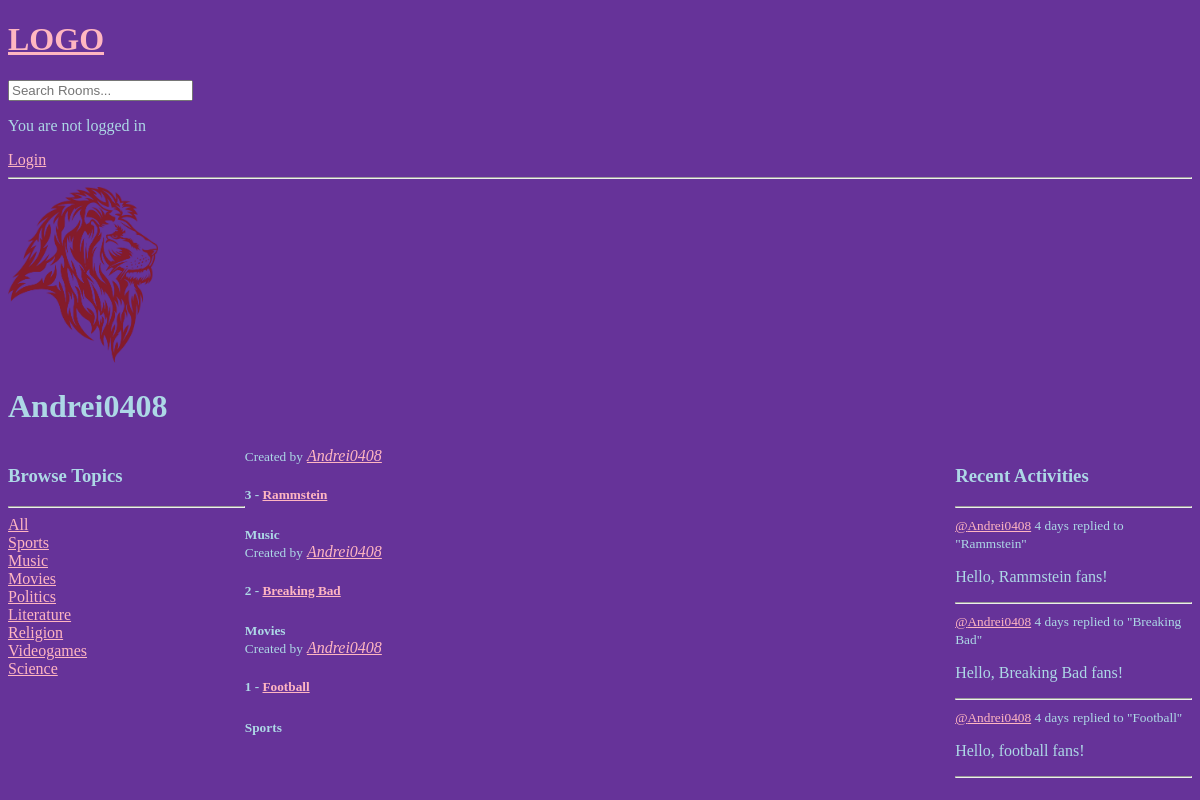
Page /profile/1/ on the earlier database version.
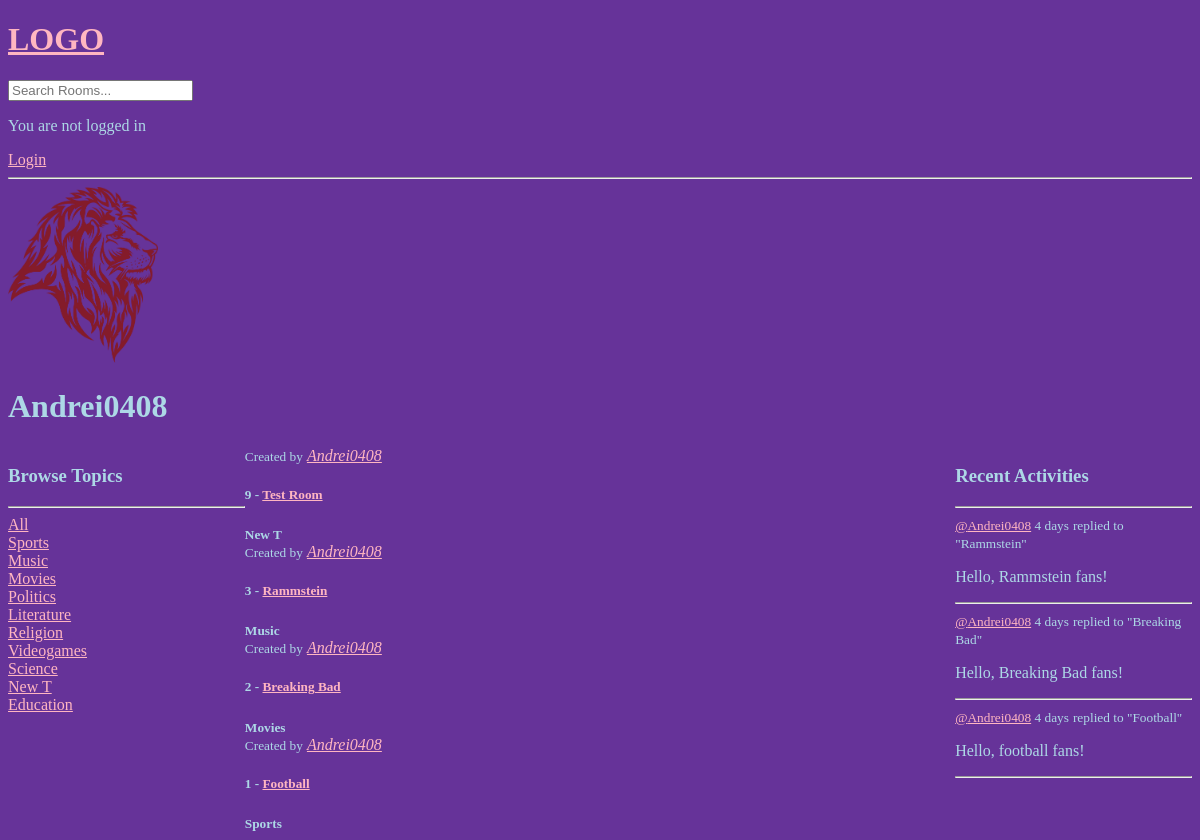
Same page on the later database version.
### base/models.py (models this page shows, shortened)
class Topic(models.Model):
    name = models.CharField(max_length=200)

class Room(models.Model):
    host = models.ForeignKey(User, on_delete=models.SET_NULL, null=True)
    topic = models.ForeignKey(Topic, on_delete=models.SET_NULL, null=True)
    name = models.CharField(max_length=200)
    description = models.TextField(null=True, blank=True)
    participants = models.ManyToManyField(User, related_name='participants', blank=True) # the users currently active in the room
    updated = models.DateTimeField(auto_now=True)
    created = models.DateTimeField(auto_now_add=True)
    class Meta:
        ordering = ['-updated', '-created'] # newest updated item should come first
    def __str__(self):
        return str(self.name)

class Message(models.Model):
    user = models.ForeignKey(User, on_delete=models.CASCADE) # on delete -> CASCADE = delete all children
    room = models.ForeignKey(Room, on_delete=models.CASCADE)
    body = models.TextField()
    updated = models.DateTimeField(auto_now=True)
    created = models.DateTimeField(auto_now_add=True)
    class Meta:
        ordering = ['-updated', '-created'] # newest updated item should come first
    def __str__(self):
        return self.body[0:50]

### base/views.py (the view)
# urls.py: path('profile/<str:pk>/', views.userProfile, name="user-profile"),
def userProfile(request, pk):
    user = User.objects.get(id=pk)
    rooms = user.room_set.all()
    room_messages = user.message_set.all()
    topics = Topic.objects.all()
    context = {'user': user, 'rooms': rooms, 'room_messages': room_messages, 'topics': topics}
    return render(request, 'base/profile.html', context)

### base/templates/base/profile.html (shortened to what this page needs)
{% extends 'main.html' %}
{% block content %}
<h1>
    {{user.username}}
</h1>
<div class="profile-container">
    <div>
        {% include 'base/topics_component.html' %}
    </div>
    <div>
        {% include 'base/feed_component.html' %}
    </div>
    <div>
        {% include 'base/activity_component.html' %}
    </div>
</div>
{% endblock content %}

### base/templates/base/topics_component.html (shortened to what this page needs)
<h3>Browse Topics</h3>
        <hr>
        <div>
            <a href="{% url 'home' %}">All</a>
        </div>
        {% for topic in topics %}
            <div>
                <a href="{% url 'home' %}?q={{topic.name}}">{{topic.name}}</a>
            </div>
        {% endfor %}

### base/templates/base/feed_component.html (shortened to what this page needs)
<div>
    {% for room in rooms %}
        <div>
            <span>
                <small>Created by</small> <i><a href="{% url 'user-profile' room.host.id %}">{{room.host.username}}</a></i>
            </span>
            <h5>{{room.id}} - <a href="{% url 'room' room.id %}">{{room.name}}</a></h5>
            <small><b>{{room.topic.name}}</b></small>
        </div>
    {% endfor %}
</div>

### base/templates/base/activity_component.html (shortened to what this page needs)
<h3>Recent Activities</h3>
        <hr>
        {% for message in room_messages %}
            <div>
                <small><a href="{% url 'user-profile' message.user.id %}">@{{message.user}}</a> {{message.created|timesince}}</small>
                <small>replied to "{{message.room}}"</small>
                <p>{{message}}</p>
                <hr>
            </div>
        {% endfor %}

Differences in the rows shown:
added Topic: name "New T"
added Topic: name "Education"
added Room: host.username "Andrei0408", id "9", name "Test Room", topic.name "New T"
